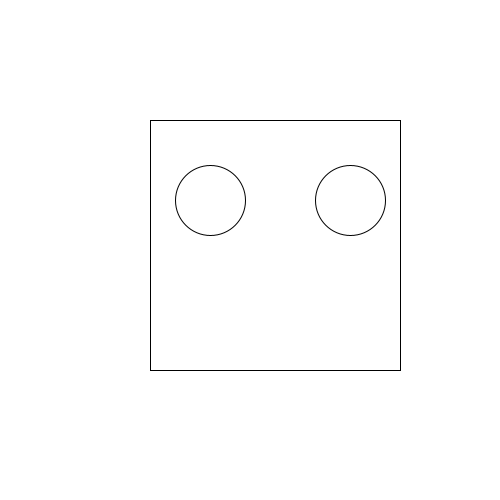
Frame 1 (no input)
Frame 60 (the mouse pressed at the canvas centre just before this capture): identical to frame 1, image omitted
Frame 120 (the mouse held since frame 60 and released just before this capture): identical to frame 1, image omitted

The Processing sketch that drew this single still picture (run headless with seeded random() and noise(); from frame 60 on, the mouse is pressed at the canvas centre):

// Processing sketch: processing_160837
// ── processing_160837.pde

int counter;

void setup() {  //setup function called initially, only once
  size(500, 500);
  background(255);  //set background white
  colorMode(HSB);   //set colors to Hue, Saturation, Brightness mode
  counter = 0;
}

void draw() {  //draw function loops 
rect(150, 120, 250, 250);
ellipse(210, 200, 70, 70);
ellipse(350, 200, 70, 70);}
